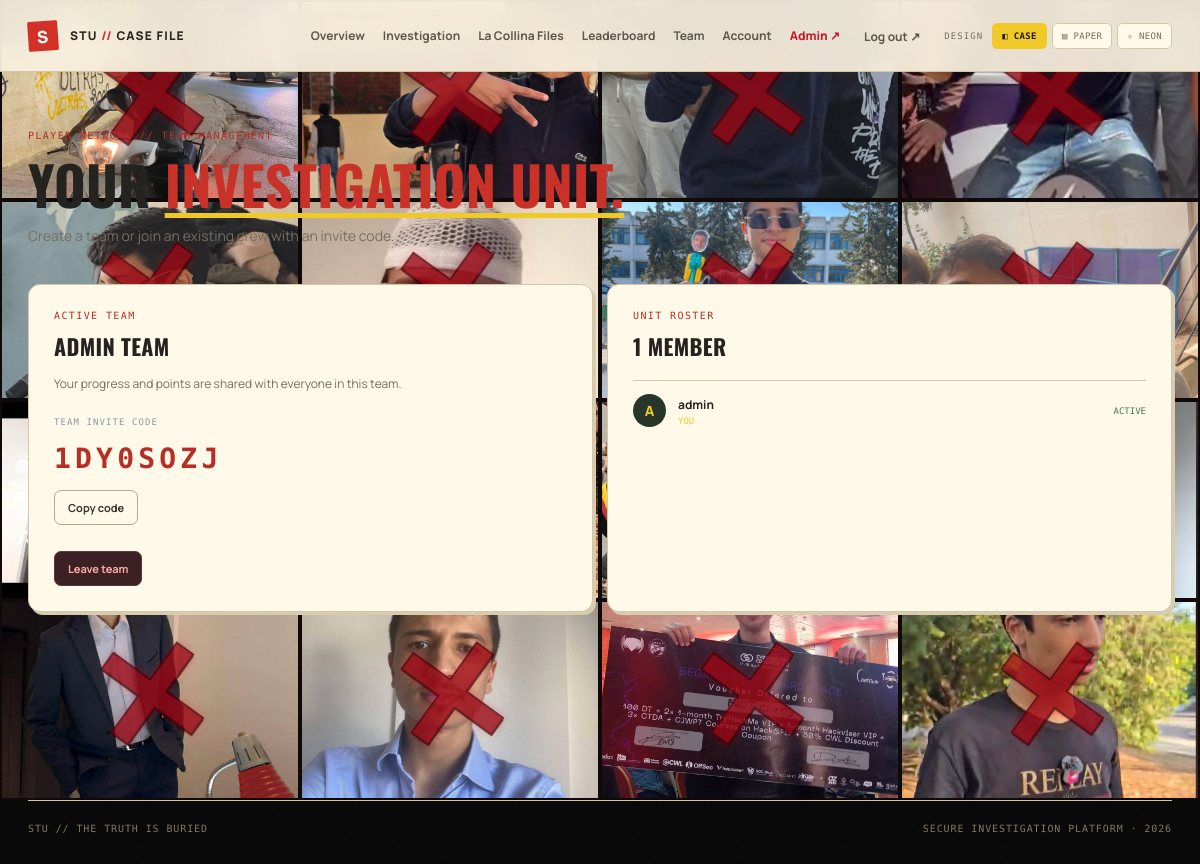
Screenshot of /team (signed in) with the database file from the repository.
### tables this page shows
CREATE TABLE teams (
      id INTEGER PRIMARY KEY AUTOINCREMENT,
      name TEXT NOT NULL COLLATE NOCASE UNIQUE,
      invite_code TEXT NOT NULL UNIQUE,
      created_at TEXT NOT NULL DEFAULT CURRENT_TIMESTAMP
    );

CREATE TABLE team_members (
      user_id INTEGER PRIMARY KEY REFERENCES users(id) ON DELETE CASCADE,
      team_id INTEGER NOT NULL REFERENCES teams(id) ON DELETE CASCADE,
      joined_at TEXT NOT NULL DEFAULT CURRENT_TIMESTAMP
    );

CREATE TABLE users (id INTEGER PRIMARY KEY AUTOINCREMENT, username TEXT NOT NULL COLLATE NOCASE UNIQUE, email TEXT NOT NULL COLLATE NOCASE UNIQUE, password_hash TEXT NOT NULL, is_admin INTEGER NOT NULL DEFAULT 0, created_at TEXT NOT NULL DEFAULT CURRENT_TIMESTAMP);

### app.py (the view, shortened to what this page needs)
@app.route("/team", methods=["GET", "POST"])
@login_required
def team():
    user = current_user()
    existing = team_for_user(user["id"])
    members = []
    if existing:
        members = db().execute("""
          SELECT u.username,m.joined_at FROM team_members m JOIN users u ON u.id=m.user_id
          WHERE m.team_id=? ORDER BY m.joined_at
        """, (existing["id"],)).fetchall()
    return render_template("team.html", team=existing, members=members)

### app.py (called while the page is built)
def db():
    if "db" not in g:
        g.db = sqlite3.connect(DB_PATH)
        g.db.row_factory = sqlite3.Row
        g.db.execute("PRAGMA foreign_keys = ON")
        g.db.execute("PRAGMA busy_timeout = 5000")
    return g.db

def current_user():
    uid = session.get("user_id")
    if not uid:
        return None
    return db().execute("SELECT * FROM users WHERE id=?", (uid,)).fetchone()

def login_required(fn):
    @wraps(fn)
    def wrapped(*args, **kwargs):
        if not current_user():
            return redirect(url_for("login"))
        return fn(*args, **kwargs)
    return wrapped

def team_for_user(user_id):
    return db().execute("""
      SELECT t.* FROM teams t JOIN team_members m ON m.team_id=t.id WHERE m.user_id=?
    """, (user_id,)).fetchone()

def csrf_token():
    if "_csrf" not in session:
        session["_csrf"] = secrets.token_urlsafe(32)
    return session["_csrf"]

@app.context_processor
def inject_globals():
    photos_dir = os.path.join(APP_DIR, "static", "stu_photos")
    photos = sorted([name for name in os.listdir(photos_dir) if name.lower().endswith((".jpg", ".jpeg", ".png", ".webp"))]) if os.path.isdir(photos_dir) else []
    return {"me": current_user(), "csrf_token": csrf_token,
            "is_admin": bool(current_user() and current_user()["is_admin"]),
            "stu_photos": photos}

@app.before_request
def csrf_protect():
    if request.method == "POST":
        token = request.form.get("_csrf") or request.headers.get("X-CSRF-Token")
        if not token or not hmac.compare_digest(token, session.get("_csrf", "")):
            abort(400, "Invalid or missing security token. Refresh and try again.")

### templates/team.html (shortened to what this page needs)
{% extends "base.html" %}{% block title %}Team management · STU{% endblock %}{% block content %}
<div class="page-heading"><div><div class="eyebrow">PLAYER NETWORK // TEAM MANAGEMENT</div><h1>Your <em>investigation unit.</em></h1><p class="muted">Create a team or join an existing crew with an invite code.</p></div></div>
{% if team %}
<div class="team-layout"><section class="panel"><div class="eyebrow">ACTIVE TEAM</div><h2>{{ team.name }}</h2><p class="muted">Your progress and points are shared with everyone in this team.</p><div class="invite-label">TEAM INVITE CODE</div><div class="invite-code">{{ team.invite_code }}</div><button class="btn outline small" data-copy="{{ team.invite_code }}">Copy code</button><form method="post" action="{{ url_for('leave_team') }}" class="leave-form" onsubmit="return confirm('Leave this team? Your team score stays with the team.');"><input type="hidden" name="_csrf" value="{{ csrf_token() }}"><button class="btn danger small">Leave team</button></form></section>
<section class="panel"><div class="eyebrow">UNIT ROSTER</div><h2>{{ members|length }} member{{ '' if members|length==1 else 's' }}</h2><div class="member-list">{% for member in members %}<div class="member"><span class="avatar">{{ member.username[0]|upper }}</span><strong>{{ member.username }}{% if member.username==me.username %}<small>YOU</small>{% endif %}</strong><span class="member-status">ACTIVE</span></div>{% endfor %}</div></section></div>
{% endif %}{% endblock %}

### static/style.css (style rules this page uses)
:root { --bg:#0b1018;--panel:#111a25;--panel2:#151f2c;--line:#263442;--text:#edf2f4;--muted:#91a0ad;--accent:#d5ff6e;--accent2:#b8e94d;--red:#ff7777;--green:#9ce6a7 }
* { box-sizing:border-box }
html { min-height:100%;background:var(--bg) }
body { margin:0;color:var(--text);font-family:Manrope,system-ui,sans-serif;background:radial-gradient(ellipse at 15% 0%,#182637 0,transparent 38%),radial-gradient(ellipse at 95% 70%,#17251e 0,transparent 28%),var(--bg);min-height:100vh;font-size:14px }
.eyebrow { font:10px 'DM Mono',monospace;color:var(--accent);letter-spacing:.14em;text-transform:uppercase }
.muted { color:var(--muted);line-height:1.7 }
.page-heading { display:flex;align-items:flex-end;justify-content:space-between;gap:20px;margin-bottom:36px }
h1 { font-size:clamp(30px,5vw,48px);line-height:1.12;letter-spacing:-.055em;margin:13px 0 10px;font-weight:800 }
h1 em { font-style:normal;color:var(--accent) }
h2 { font-size:22px;letter-spacing:-.04em;margin:9px 0 }
.page-heading p { margin:0 }
.stat-card,.panel,.character-card { background:linear-gradient(145deg,#151f2b,#101822);border:1px solid var(--line);border-radius:12px }
.bottom-grid,.team-layout { display:grid;grid-template-columns:1.3fr 1fr;gap:14px;margin-top:17px }
.panel { padding:25px }
.panel p { font-size:12px }
.invite-code { font:700 28px 'DM Mono',monospace;letter-spacing:.15em;color:var(--accent);margin:15px 0 }
.btn { display:inline-flex;align-items:center;justify-content:center;gap:12px;border:1px solid transparent;border-radius:7px;padding:12px 17px;font:700 12px Manrope,sans-serif;cursor:pointer;text-decoration:none;transition:.18s }
.btn.outline { background:transparent;border-color:#52616d;color:var(--text) }
.btn.small { padding:9px 13px;font-size:11px }
.btn.danger { background:#3b2024;color:#ffaaaa;border-color:#60343a }
.team-layout { grid-template-columns:1fr 1fr;margin-top:0 }
.invite-label { font:9px 'DM Mono',monospace;color:#8998a4;letter-spacing:.12em;margin-top:22px }
.leave-form { margin-top:26px }
.member-list { margin-top:18px }
.member { display:flex;align-items:center;gap:12px;padding:13px 0;border-top:1px solid var(--line) }
.avatar { width:33px;height:33px;display:grid;place-items:center;background:#283629;color:var(--accent);border-radius:50%;font-weight:800 }
.member strong { font-size:12px;flex:1 }
.member strong small { display:block;color:var(--accent);font:9px 'DM Mono',monospace;margin-top:3px }
.member-status { font:9px 'DM Mono',monospace;color:var(--green) }
body[data-theme="police"] { --bg:#eee5cf;--panel:#fff9e9;--panel2:#f6edda;--line:#d4c6a8;--text:#25231f;--muted:#756f63; --accent:#f0c928;--accent2:#d8a900;--red:#c9362b;--green:#477b4c;--button-text:#211c0d; background:linear-gradient(135deg,#f5edda,#e8ddc4 58%,#f1e8d5); }
body[data-theme="police"] h1,body[data-theme="police"] h2 { font-family:Oswald,Impact,sans-serif;text-transform:uppercase;letter-spacing:.015em }
body[data-theme="police"] h1 { font-size:clamp(34px,5vw,54px);letter-spacing:.005em }
body[data-theme="police"] h1 em { color:#c83228;text-decoration:underline;text-decoration-color:#efc928;text-decoration-thickness:5px;text-underline-offset:5px }
body[data-theme="police"] .eyebrow { color:#b52d25 }
body[data-theme="police"] .stat-card,body[data-theme="police"] .panel,body[data-theme="police"] .character-card { background:#fff9e9;border-color:#d4c6a8;box-shadow:3px 3px 0 #d9cbb0 }
body[data-theme="police"] .invite-code,body[data-theme="police"] .score-cell,body[data-theme="police"] .rank { color:#b72e26 }
body[data-theme="police"] .btn.outline { border-color:#b7a98d;color:#3c372e }
body { background:transparent!important;position:relative;isolation:isolate }

### rows the page displays
teams: name "ADMIN TEAM", invite_code "1DY0SOZJ"
team_members: username "A", username "admin"

### other values shown
{{ members|length }} "1"
